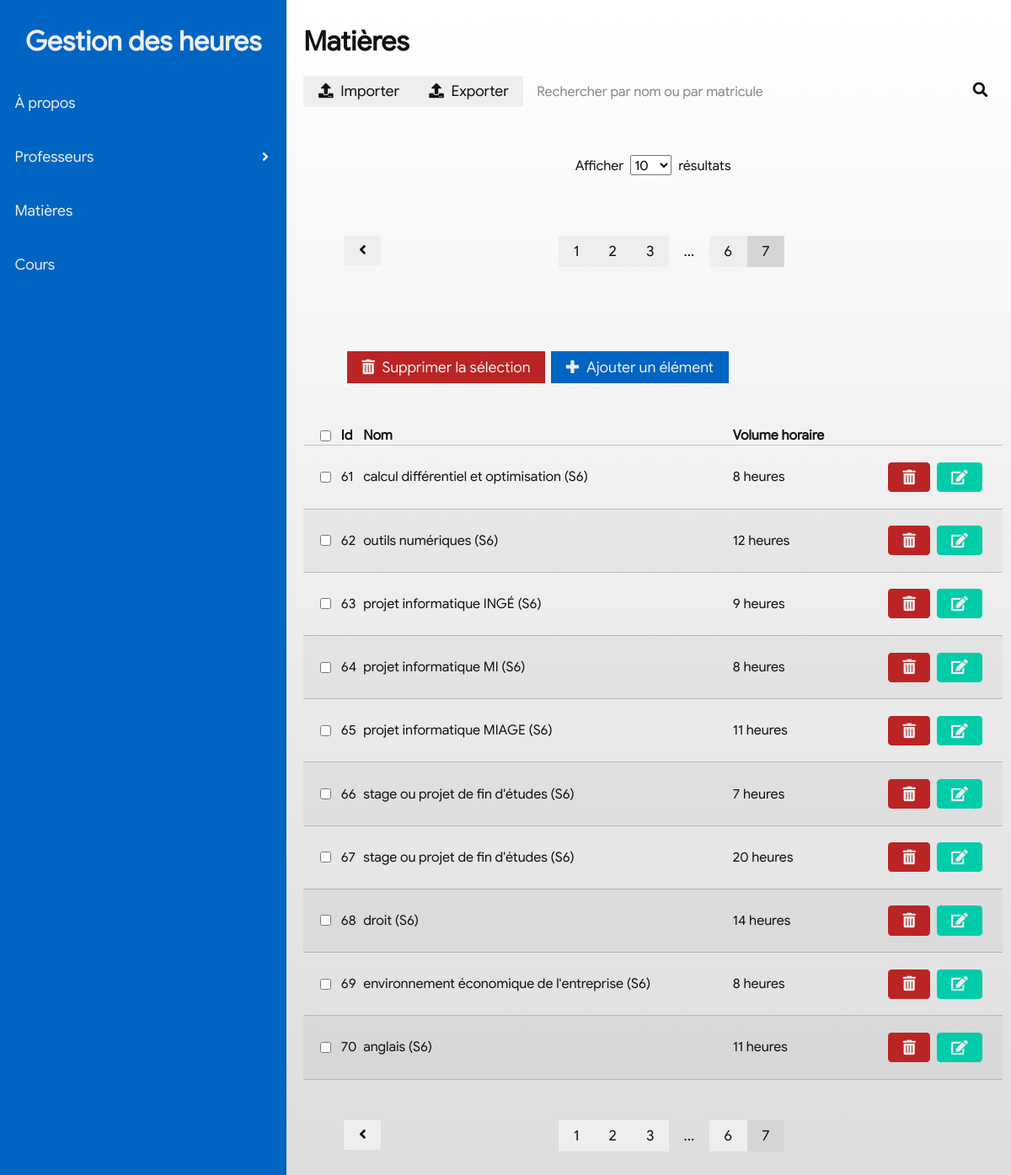
/subject?page=6&shown=10, run on the app's committed database.
### tables this page shows
CREATE TABLE subject(id INT AUTO_INCREMENT, name VARCHAR(255), hrs INT, PRIMARY KEY(id));

### index.php (called while the page is built)
<?php
    require_once "controller/includes/db.php";
    require_once "view/functions.php";
    include "view/main.php";

### controller/includes/db.php (called while the page is built, shortened)
<?php
class DB{
    var $_pdo;
    function __construct($dns, $user, $password){
        $this->_pdo = new PDO($dns, $user, $password);
    }
    function query($query){
        return $this->_pdo->query($query);
    }
    function getData($query){
        $response = $this->query($query);
        $output = array();
        while($data = $response->fetch()){
            $item = array();
            foreach($data as $key => $value){
                $item[$key] = $value;
            }
            $output[count($output)] = $item;
        }
        return $output;
    }
}
$DB = new DB('mysql:host=localhost;dbname=phpProject', 'ryan', '');

### view/functions.php (the view, shortened to what this page needs)
    </tr><?php
function printSubjects(){
    global $DB;
    global $resultsPerPage;
    global $currentPage;
    $offset = $currentPage * $resultsPerPage;
    $limit = $resultsPerPage;
    $data = $DB->getData("SELECT * FROM subject LIMIT $limit OFFSET $offset");
    foreach($data as $e){
    ?><tr>
        <td><input type="checkbox" /></td>
        <td> <?php echo $e['id']; ?></td>
        <td> <?php echo utf8_encode($e['name']); ?></td>
        <td> <?php echo utf8_encode($e['hrs']); ?> heures</td>
        <td class="controls"><button class="btn btn-tertiary btn-rounded"><i class="fas fa-trash-alt"></i></button><button
                class="btn btn-quaternary btn-rounded"><i class="fas fa-edit"></i></button></td>
    </tr><?php
    }
}
function resultsPerPage(){
    $items = array(10, 25, 50, 100);
    $shown = isset($_GET['shown'])?$_GET['shown']:$items[0];
    $resultsPerPage = $shown;
    echo "<p><span>Afficher</span><select class='resultsperpage'>";
    foreach($items as $e){
        $attr = ($e == $shown)?'selected':'';
        echo "<option $attr>$e</option>";
    }
    echo "</select><span>résultats</span></p>";
}
function pagination($table){
    global $DB;
    global $resultsPerPage;
    $data = $DB->getData("SELECT COUNT(*) as len FROM $table");
    $len = $data[0][0];
    $pages = ($len / $resultsPerPage);
    $currentPage = isset($_GET['page'])?$_GET['page']:0;
    $dotted = false;
    echo '<div class="previous">';
    if($currentPage > 0)
        echo '<a class="btn btn-secondary" href="?page='.($currentPage-1).'&shown='.$resultsPerPage.'"><i class="fas fa-angle-left"></i></a>';
    echo '</div>';
    echo '<div class="pages">';
    for($i = 0; $i < $pages; $i++){
        $p = $i+1;
        if(abs($i - $currentPage) < 2){
            if($i == $currentPage){
                echo "<span class='btn btn-secondary active'>$p</span>";
            }else{
                echo "<a class='btn btn-secondary' href='?page=$i&shown=$resultsPerPage'>$p</a>";
            }
        }else if($i < 3){
            echo "<a class='btn btn-secondary' href='?page=$i&shown=$resultsPerPage'>$p</a>";
        }else if($i+2 >= $pages){
            echo "<a class='btn btn-secondary' href='?page=$i&shown=$resultsPerPage'>$p</a>";
        }else{
            if($dotted) continue;
            echo "<span class='btn btn-secondary btn-disabled'>...</span>";
            $dotted = true;
            continue;
        }
        $dotted = false;
    }
    echo '</div>';
    echo '<div class="next">';
    echo '</div>';}

### view/css/main.css (style rules this page uses)
html { box-sizing: border-box; }
*, *:before, *:after { box-sizing: inherit; }
html { font-family: Arial; }
.btn { padding: 0.5em 1em; border: none; background: none; font-size: 1.1em; }
.btn:active, .btn.active { outline: none; }
.btn.btn-secondary { background: #ccc; }
.btn.btn-rounded { border-radius: .25em; }
a.btn { display: inline-block; text-decoration: none; color: inherit; }
.btn, .control, .searchbar { transition: color 0.3s ease 0s, background 0.3s ease 0s; }
.controls { padding-top: 1em; padding-bottom: 1em; }
.background-light { background: #eee; color: #111; }
.btn.btn-secondary { background: #eee; color: #111; }
.btn.btn-secondary:hover, .btn.btn-secondary:active, .btn.btn-secondary.active { background: #d5d5d5; }
.btn.btn-tertiary { background: #bb2424; color: #eee; }
.btn.btn-quaternary { background: #00ccaa; color: #eee; }
html { font-family: 'Google Sans', 'Helvetica Neue', Arial !important; }
* { box-sizing: border-box !important; }
body { margin: 0; }
@media (min-width: 728px) { body { display: grid; grid-template-columns: max-content auto; } }
table tr { border-bottom: 1px solid rgba(0, 0, 0, 0.2); }
table tr:nth-of-type(2n) { background: rgba(0, 0, 0, 0.04); }
table tr > td:first-child { padding-left: 20px; }
table tr > td:last-child { padding-right: 20px; }
table td.controls { text-align: right; }
table td.controls .btn { margin: 0.2em; }
.row-count select { margin: 0.5em; display: inline-block; }
.pagination .pages { display: flex; justify-content: center; }

### view/css/ext.css (style rules this page uses)
.btn-disabled { background: unset!important; }

### data on the page
subject: id "61", name "calcul différentiel et optimisation (S6)", hrs "8"
subject: id "62", name "outils numériques (S6)", hrs "12"
subject: id "63", name "projet informatique INGÉ (S6)", hrs "9"
subject: id "64", name "projet informatique MI (S6)", hrs "8"
subject: id "65", name "projet informatique MIAGE (S6)", hrs "11"
subject: id "66", name "stage ou projet de fin d'études (S6)", hrs "7"
subject: id "67", name "stage ou projet de fin d'études (S6)", hrs "20"
subject: id "68", name "droit (S6)", hrs "14"
subject: id "69", name "environnement économique de l'entreprise (S6)", hrs "8"
subject: id "70", name "anglais (S6)", hrs "11"

### other printed values
$p "1"
$p "2"
$p "3"
$p "6"
$p "7"
form field value "10"
